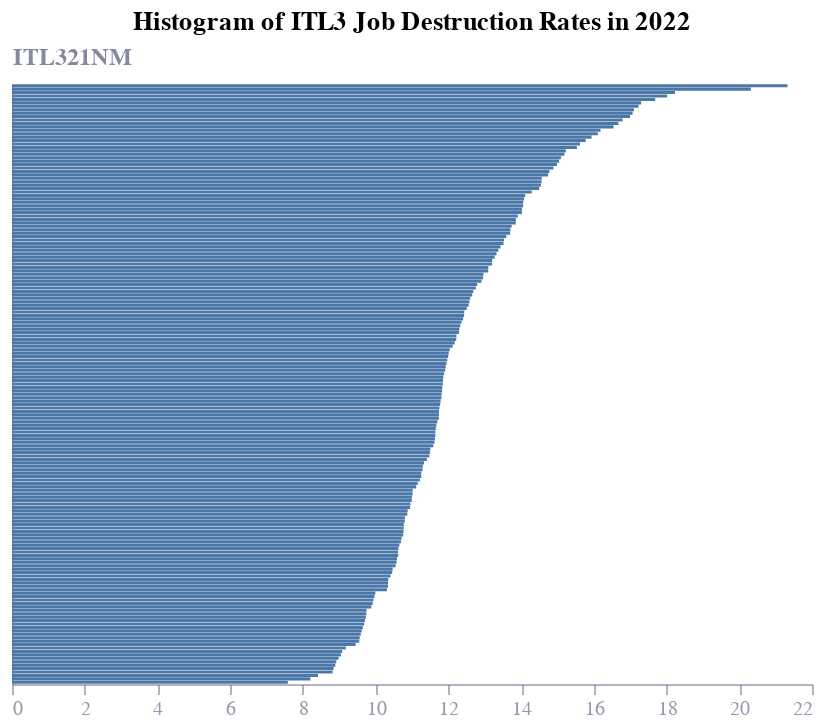

This figure's notebook cell:
### Code cell
chart = alt.Chart(itl3_dynamism_2022).mark_bar().encode(
        # X-Axis: Job Creation Rate, binned to form the histogram bars
        x=alt.X('Job Destruction Rate:Q'),

        # Y-Axis: Count of occurrences in each bin (Frequency)
        y=alt.Y('ITL321NM:O',axis=alt.Axis(labels=False), sort='-x'),

        # Add tooltip for interactivity
        tooltip=['Job Destruction Rate:Q', 'ITL321NM:O']
    ).properties(
        title=f'Histogram of ITL3 Job Destruction Rates in 2022'
    ).interactive()

chart

### Figure 1 — Vega-Lite specification as saved in the notebook (floating-point values rounded to 4 significant figures; data arrays with more than 128 entries replaced by an {"elided": "..."} marker saying what was removed)
{"config": {"font": "Circular Std", "mark": {"line": {"interpolate": "monotone"}}, "view": {"stroke": "transparent", "width": 400, "height": 300}, "range": {"category": ["#36B7B4", "#E6224B", "#F4C245", "#0063AF", "#00A767", "#179FDB", "#EB5C2E"], "diverging": ["#E6224B", "#E54753", "#C9C9C9", "#179FDB", "#122B39"], "heatmap": ["#C9C9C9", "#179FDB", "#0063AF", "#122B39"], "ordinal": ["#00A767", "#36B7B4", "#179FDB", "#0063AF", "#243B5A"]}, "axisX": {"domainColor": "#676A86", "domainOpacity": 0.5, "grid": false, "labelAngle": 0, "labelColor": "#676A86", "labelOpacity": 0.7, "orient": "bottom", "tickColor": "#676A86", "tickCount": 10, "tickOpacity": 0.5, "title": false, "titleAlign": "center", "titleAnchor": "middle", "titleColor": "#676A86", "titleFontSize": 12, "titleOpacity": 0.8, "titleY": -15}, "axisY": {"domainColor": "#676A86", "domainOpacity": 0.5, "gridColor": "#676A86", "gridDash": [1, 5], "gridOpacity": 0.5, "labelColor": "#676A86", "labelOpacity": 0.7, "labelPadding": 5, "tickColor": "#676A86", "tickCount": 8, "tickOpacity": 0.5, "ticks": false, "titleAlign": "left", "titleAngle": 0, "titleBaseline": "bottom", "titleColor": "#676A86", "titleFontSize": 12, "titleOpacity": 0.8, "titleX": 0, "titleY": -7}}, "data": {"name": "data-fc6b19f5d2409c5e2c7b6242172f1a97"}, "mark": {"type": "bar"}, "encoding": {"tooltip": [{"field": "Job Destruction Rate", "type": "quantitative"}, {"field": "ITL321NM", "type": "ordinal"}], "x": {"field": "Job Destruction Rate", "type": "quantitative"}, "y": {"axis": {"labels": false}, "field": "ITL321NM", "sort": "-x", "type": "ordinal"}}, "params": [{"name": "param_13", "select": {"type": "interval", "encodings": ["x", "y"]}, "bind": "scales"}], "title": "Histogram of ITL3 Job Destruction Rates in 2022", "$schema": "https://vega.github.io/schema/vega-lite/v5.20.1.json", "datasets": {"data-fc6b19f5d2409c5e2c7b6242172f1a97": {"elided": "175 records"}}}
